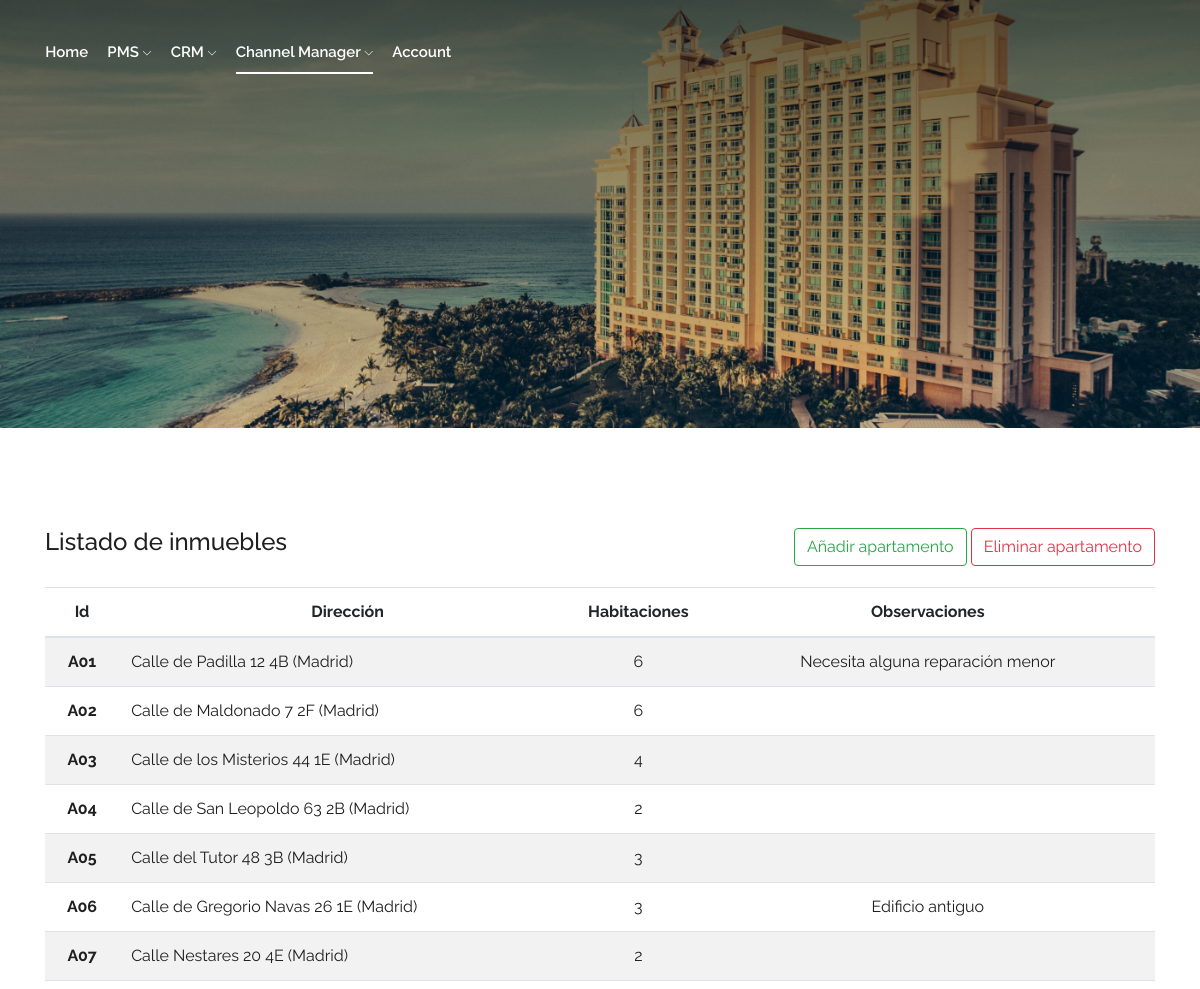
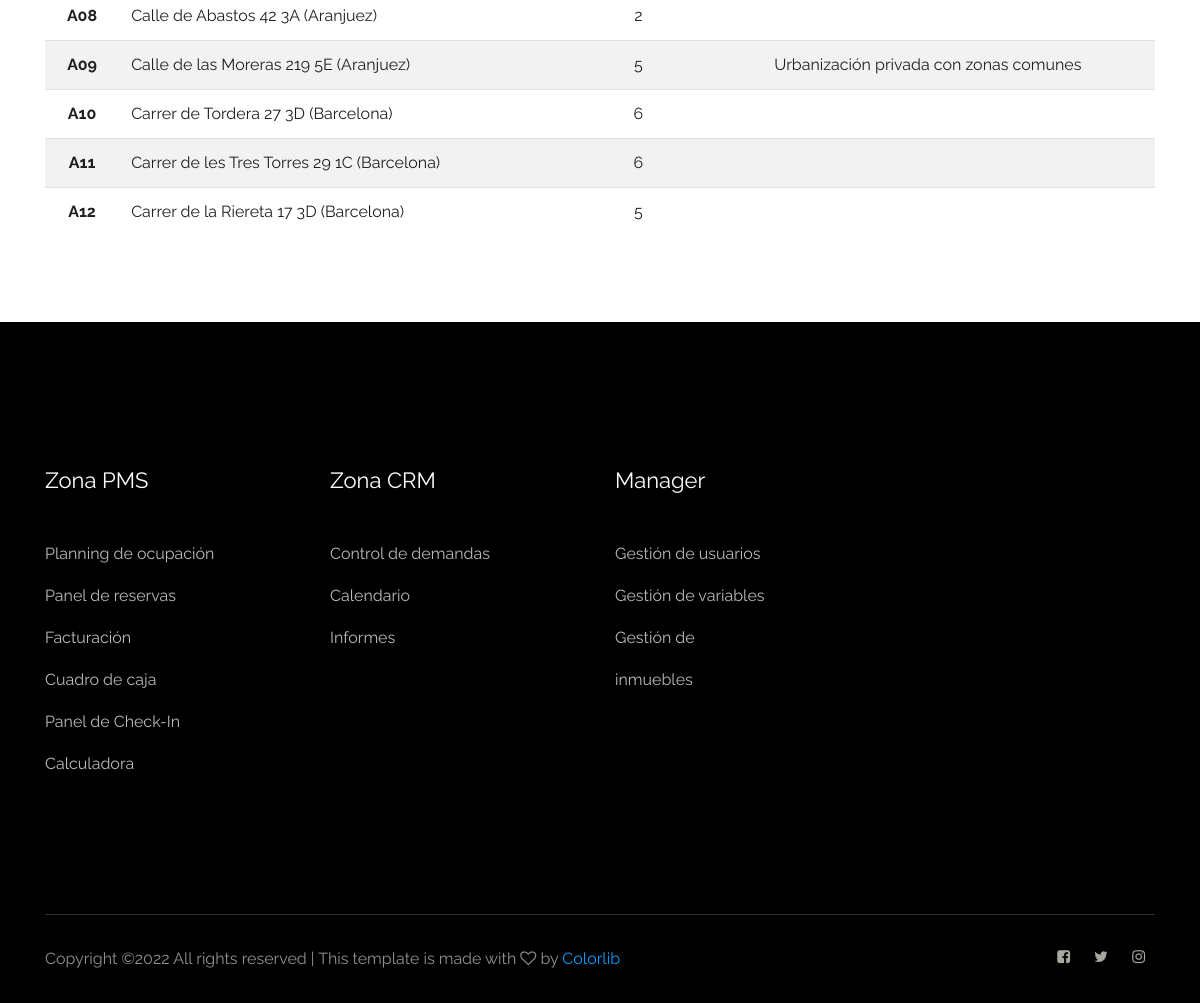
/channelmanager/gestion-de-inmuebles (signed in), run on the app's committed database (2 pictures, top to bottom).
### pms/models.py (models this page shows, shortened)
class claseApartamento(models.Model):
    apartamentoIdentificador = models.CharField(max_length=5)
    apartamentoPais = models.CharField(max_length=20)
    apartamentoEstado = models.CharField(max_length=20)
    apartamentoCiudad = models.CharField(max_length=20)
    apartamentoCalle = models.CharField(max_length=40)
    apartamentoNumero = models.CharField(max_length=20)
    apartamentoPiso = models.CharField(max_length=20)
    apartamentoLetra = models.CharField(max_length=20)
    apartamentoCP = models.CharField(max_length=5)
    apartamentoOtros = models.CharField(max_length=20)
    apartamentoFechaDeAlta = models.DateTimeField(auto_now_add=True)
    ...
    class Meta:
        ordering = ["apartamentoIdentificador"]

### channelmanager/views.py (the view)
@login_required
def  listInmuebles(request):
    if request.user.groups.filter(name="Channel Manager").exists():
        if request.method == "GET":
            listadoApartamento = claseApartamento.objects.order_by("apartamentoIdentificador")
            listadoHabitacion = claseHabitacion.objects.order_by("habitacionIdentificador")
            apartamentos = []
            direcciones = []
            habitaciones = []
            otros = []
            for item in listadoApartamento:
                apartamentoDireccion = getAddress(item)
                count = 0
                for room in listadoHabitacion:
                    if room.habitacionIdentificador[:3] == item.apartamentoIdentificador:
                        count = count + 1
                apartamentos.append(item.apartamentoIdentificador)
                direcciones.append(apartamentoDireccion)
                habitaciones.append(count)
                if item.apartamentoOtros != "nan":
                    otros.append(item.apartamentoOtros)
                else:
                    otros.append("")
            return render(request,"channelmanager/listInmuebles.html",
            context={"apartamentos": apartamentos,
                        "direcciones":direcciones,
                        "habitaciones":habitaciones,
                        "otros":otros
            })
    else:
        return render(request,"noaccess.html")

### crm/templatetags/index.py (called while the page is built)
@register.filter
def index(indexable, i):
    return indexable[i]

### custom/apartamentos.py (called while the page is built)
def getAddress (apartamento):
    defApartamento = apartamento.apartamentoCalle + " " + apartamento.apartamentoNumero + " " + apartamento.apartamentoPiso + apartamento.apartamentoLetra + " (" + apartamento.apartamentoCiudad + ")"
    return defApartamento

### templates/channelmanager/listInmuebles.html (shortened to what this page needs)
<!doctype html>
<html class="no-js" lang="zxx">
<head>
	<link rel="stylesheet" href="/static/css/bootstrap.min.css">
	<link rel="stylesheet" href="/static/css/owl.carousel.min.css">
	<link rel="stylesheet" href="/static/css/magnific-popup.css">
	<link rel="stylesheet" href="/static/css/font-awesome.min.css">
	<link rel="stylesheet" href="/static/css/themify-icons.css">
	<link rel="stylesheet" href="/static/css/nice-select.css">
	<link rel="stylesheet" href="/static/css/flaticon.css">
	<link rel="stylesheet" href="/static/css/gijgo.css">
	<link rel="stylesheet" href="/static/css/animate.css">
	<link rel="stylesheet" href="/static/css/slicknav.css">
	<link rel="stylesheet" href="/static/css/style.css">
	<link rel="stylesheet" href="/static/css/personal.css">
	<link href="https://cdn.jsdelivr.net/npm/select2@4.1.0-rc.0/dist/css/select2.min.css" rel="stylesheet" />
</head>
<body>
    <header>
        <div class="header-area ">
            <div id="sticky-header" class="main-header-area">
                <div class="container-fluid p-0">
                    <div class="row align-items-center no-gutters">
                        <div class="col-xl-5 col-lg-6">
                            <div class="main-menu  d-none d-lg-block">
                                <nav>
                                    <ul id="navigation">
                                        <li><a href="/">home</a></li>
                                        <li><a href="#">PMS <i class="ti-angle-down"></i></a>
										</li>
                                        <li><a href="/crm/gestion-demanda">CRM <i class="ti-angle-down"></i></a>
										</li>
                                        <li><a class="active" href="/channelmanager/gestion-de-comerciales">Channel Manager <i class="ti-angle-down"></i></a>
										</li>
                                        <li><a href="#">Account</a></li>
                                    </ul>
                                </nav>
                            </div>
                        </div>
                    </div>
                </div>
            </div>
        </div>
    </header>
    <div class="bradcam_area breadcam_bg">
    </div>
	<section class="sample-text-area">
		<div class="container box_1170">
			<div class="row">
				<div class="col-md-4">
					<h3 class="text-heading">Listado de inmuebles</h3>
				</div>
				<div class="col-md-8" style="text-align: right">
					<button type="button" class="btn btn-outline-success" onclick="location.href='/channelmanager/gestion-de-inmuebles/nuevo'">Añadir apartamento</button>
					<button type="button" class="btn btn-outline-danger"  onclick="location.href='/channelmanager/gestion-de-inmuebles/eliminar'">Eliminar apartamento</button>
				</div>
			</div>
			<div>
				<table width=100% class="table table-striped">
					<thead>
						<tr>
							<th scope="col">Id</th>
							<th scope="col">Dirección</th>
							<th scope="col">Habitaciones</th>
							<th scope="col">Observaciones</th>
						</tr>
					</thead>
					<tbody>
					{% for item in apartamentos %}
					{% load index %}
						<tr>
							<th scope="row"><a href="/channelmanager/gestion-de-inmuebles/inmueble/{{item}}/">{{item}}</a></th>
							<td><a href="/channelmanager/gestion-de-inmuebles/inmueble/{{item}}/">{{direcciones|index:forloop.counter0}}</a></td>
							<td style="text-align: center; width: 70px"><a href="/channelmanager/gestion-de-inmuebles/inmueble/{{item}}/">{{habitaciones|index:forloop.counter0}}</a></td>
							<td style="text-align: center;"><a href="/channelmanager/gestion-de-inmuebles/inmueble/{{item}}/">{{otros|index:forloop.counter0}}</a></td>
						</tr>
					{% endfor %}
					</tbody>
				</table>
			</div>
	</section>
    <footer class="footer">
        <div class="footer_top">
            <div class="container">
                <div class="row">
                    <div class="col-xl-3 col-md-6 col-lg-3">
                        <div class="footer_widget">
                            <h3 class="footer_title">
                                Zona PMS
                            </h3>
							<ul>
								<li><a href="#">Planning de ocupación</a></li>
								<li><a href="#">Panel de reservas</a></li>
								<li><a href="#">Facturación</a></li>
								<li><a href="#">Cuadro de caja</a></li>
								<li><a href="#">Panel de Check-In</a></li>
                                <li><a href="/pms/herramientas/calculadora">Calculadora</a></li>
							</ul>
                        </div>
                    </div>
                    <div class="col-xl-3 col-md-6 col-lg-3">
                        <div class="footer_widget">
                            <h3 class="footer_title">
                                Zona CRM
                            </h3>
							<ul>
								<li><a href="/crm/gestion-demanda">Control de demandas</a></li>
								<li><a href="#">Calendario</a></li>
								<li><a href="#">Informes</a></li>
							</ul>
                        </div>
                    </div>
                    <div class="col-xl-2 col-md-6 col-lg-2">
                        <div class="footer_widget">
                            <h3 class="footer_title">
                                Manager
                            </h3>
                            <ul>
								<li><a href="#">Gestión de usuarios</a></li>
								<li><a href="#">Gestión de variables</a></li>
								<li><a href="#">Gestión de inmuebles</a></li>
							</ul>
                        </div>
                    </div>
                </div>
            </div>
        </div>
        <div class="copy-right_text">
            <div class="container">
                <div class="footer_border"></div>
                <div class="row">
                    <div class="col-xl-8 col-md-7 col-lg-9">
                        <p class="copy_right">
Copyright &copy;<script>document.write(new Date().getFullYear());</script> All rights reserved | This template is made with <i class="fa fa-heart-o" aria-hidden="true"></i> by <a href="https://colorlib.com" target="_blank">Colorlib</a>
                    </div>
                    <div class="col-xl-4 col-md-5 col-lg-3">
                        <div class="socail_links">
                            <ul>
                                <li>
                                    <a href="#">
                                        <i class="fa fa-facebook-square"></i>
                                    </a>
                                </li>
                                <li>
                                    <a href="#">
                                        <i class="fa fa-twitter"></i>
                                    </a>
                                </li>
                                <li>
                                    <a href="#">
                                        <i class="fa fa-instagram"></i>
                                    </a>
                                </li>
                            </ul>
                        </div>
                    </div>
                </div>
            </div>
        </div>
    </footer>
</body>
</html>

### static/css/style.css (style rules this page uses)
body { font-family:'Raleway', sans-serif;font-weight:normal;font-style:normal }
a,.button { -webkit-transition:.3s;-moz-transition:.3s;-o-transition:.3s;transition:.3s }
a,button { color:#1F1F1F;outline:medium none }
h1,h2,h3,h4,h5 { font-family:'Raleway', sans-serif;color:#1F1F1F }
ul { margin:0px;padding:0px }
li { list-style:none }
p { font-size:16px;font-weight:300;line-height:28px;color:#4D4D4D;margin-bottom:13px;font-family:'Raleway', sans-serif }
*::placeholder { color:#cccccc;font-size:14px;opacity:1 }
h3 { font-size:24px }
.header-area { position:absolute;left:0;right:0;width:100%;top:0;z-index:9;padding-top:28px }
.header-area .main-header-area { padding:0 150px }
@media (min-width: 992px) and (max-width: 1200px) { .header-area .main-header-area { padding:0 20px } }
@media (min-width: 1200px) and (max-width: 1500px) { .header-area .main-header-area { padding:0 10px } }
.header-area .main-header-area .main-menu { text-align:center;padding:12px 0 }
.header-area .main-header-area .main-menu ul li { display:inline-block;position:relative;margin-right:50px }
@media (min-width: 992px) and (max-width: 1200px) { .header-area .main-header-area .main-menu ul li { margin-right:20px } }
@media (min-width: 1200px) and (max-width: 1500px) { .header-area .main-header-area .main-menu ul li { margin-right:15px } }
.header-area .main-header-area .main-menu ul li a { color:#fff;font-size:16px;text-transform:capitalize;font-weight:600;display:inline-block;padding:0px 0px 10px 0px;font-family:"Raleway",sans-serif;position:relative;text-transform:capitalize }
@media (min-width: 992px) and (max-width: 1200px) { .header-area .main-header-area .main-menu ul li a { font-size:15px } }
@media (min-width: 1200px) and (max-width: 1500px) { .header-area .main-header-area .main-menu ul li a { font-size:15px } }
.header-area .main-header-area .main-menu ul li a i { font-size:9px }
.header-area .main-header-area .main-menu ul li a::before { position:absolute;content:"";background:#fff;width:100%;height:2px;bottom:0;left:0;opacity:0;transform:scaleX(0);-webkit-transition:.3s;-moz-transition:.3s;-o-transition:.3s;transition:.3s }
.header-area .main-header-area .main-menu ul li a.active::before { opacity:1;transform:scaleX(1) }
.header-area .main-header-area .main-menu ul li:first-child a { padding-left:0 }
.footer { background:#000 }
.footer .footer_top { padding-top:145px;padding-bottom:129px }
.footer .footer_top .footer_widget .footer_title { font-size:22px;font-weight:400;color:#fff;text-transform:capitalize;margin-bottom:40px }
.footer .footer_top .footer_widget ul li a { font-size:16px;color:#BABABA;line-height:42px }
.footer .copy-right_text { padding-bottom:30px }
.footer .copy-right_text .footer_border { border-top:1px solid rgba(255,255,255,0.2);padding-bottom:30px }
.footer .copy-right_text .copy_right { font-size:16px;color:#919191;margin-bottom:0;font-weight:400 }
.footer .copy-right_text .copy_right a { color:#009DFF }
.footer .copy-right_text .socail_links { text-align:right }
.footer .copy-right_text .socail_links ul li { display:inline-block }
.footer .copy-right_text .socail_links ul li a { color:#A8A7A0;margin:0 10px;font-size:15px }
.breadcam_bg { background-image:url(../img/banner/bradcam.png) }
.bradcam_area { padding:170px;background-size:cover;background-position:center center;text-align:center;padding:269px 0 159px 0 }
.sample-text-area { background:#fff;padding:100px 0 70px 0 }
.text-heading { margin-bottom:30px;font-size:24px }
h1,h2,h3,h4,h5,h6 { line-height:1.2em }

### static/css/personal.css (style rules this page uses)
th { vertical-align:middle; text-align:center; }

### data on the page
claseApartamento: apartamentos "A01"
claseApartamento: apartamentos "A02"
claseApartamento: apartamentos "A03"
claseApartamento: apartamentos "A04"
claseApartamento: apartamentos "A05"
claseApartamento: apartamentos "A06"
claseApartamento: apartamentos "A07"
claseApartamento: apartamentos "A08"
claseApartamento: apartamentoIdentificador "A09", counter0 "Calle de las Moreras 219 5E (Aranjuez)", apartamentoPiso "5", apartamentoOtros "Urbanización privada con zonas comunes"
claseApartamento: apartamentos "A10"
claseApartamento: apartamentos "A11"
claseApartamento: apartamentos "A12"

### other printed values
{{ direcciones|index:forloop.counter0 }} "Calle de Padilla 12 4B (Madrid)" "Calle de Maldonado 7 2F (Madrid)" "Calle de los Misterios 44 1E (Madrid)" "Calle de San Leopoldo 63 2B (Madrid)" "Calle del Tutor 48 3B (Madrid)" "Calle de Gregorio Navas 26 1E (Madrid)" "Calle Nestares 20 4E (Madrid)" "Calle de Abastos 42 3A (Aranjuez)" "Carrer de Tordera 27 3D (Barcelona)" "Carrer de les Tres Torres 29 1C (Barcelona)" "Carrer de la Riereta 17 3D (Barcelona)"
{{ habitaciones|index:forloop.counter0 }} "6" "6" "4" "2" "3" "3" "2" "2" "6" "6" "5"
{{ otros|index:forloop.counter0 }} "Necesita alguna reparación menor" "Edificio antiguo"
